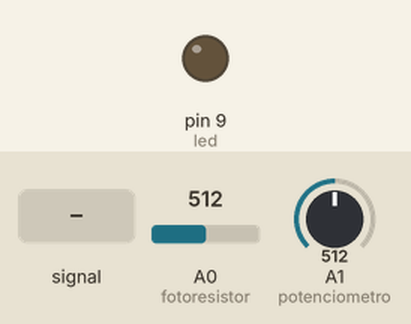
This sketch was run on a simulated Arduino Uno, built with avr-gcc and run on an emulated ATmega328P. Parts: output pins drawn as LEDs (lit = HIGH). Inputs (shaded band) come from the test bench; at power-on: A0 (fotoresistor) = 512, A1 (potenciometro) = 512. What the sketch prints to the serial monitor is not drawn.

Above: at 1.2 s.
1.3 s: A0 (fotoresistor) fed a 200 Hz sine of ±81 counts around its level
4.3 s: A0 (fotoresistor) set to 245
6.7 s: A0 (fotoresistor) set to 900
At 9.4 s:
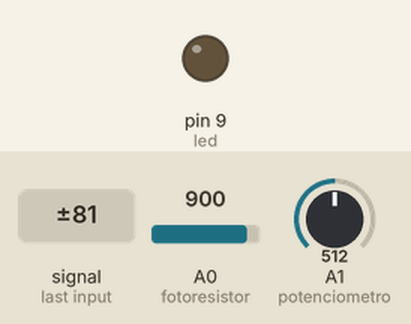
9.7 s: A0 (fotoresistor) set to 362
12.7 s: A0 (fotoresistor) set to 326
At 13.44 s:
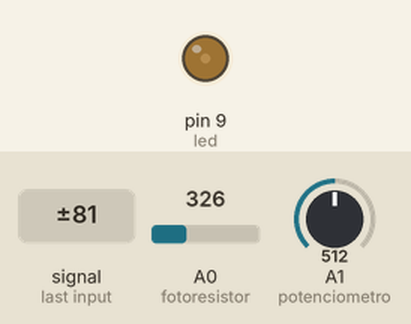
15.7 s: A1 (potenciometro) set to 245
At 18.78 s:
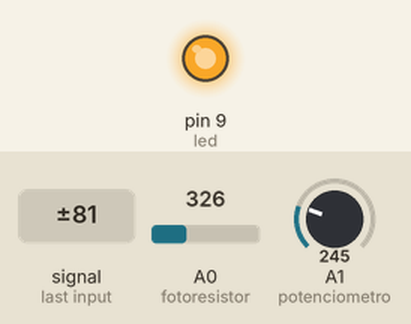
At 19.62 s:
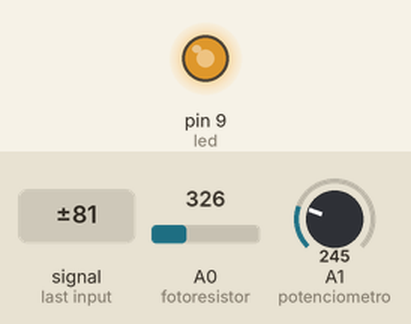
Timing chart, 0 to 19.7 s (numbered marks = the images above; inputs shaded):
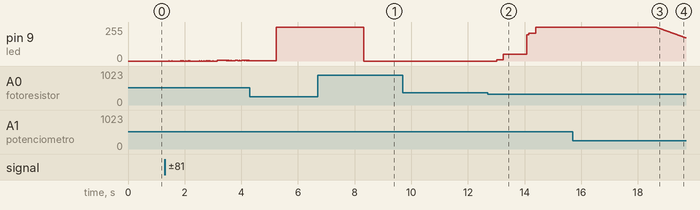

The sketch:

LED_LDR_PI.ino
```cpp
 #define COM_MEDIA_MOVEL
//#define FILTRO_ANALOGICO

double P, I = 0, pi = 0;
double erro;
double pot;
double ldr;
double last, delta;
double led = 9;
double fotoresistor = A0;
double potenciometro = A1;


void setup() {
  Serial.begin(115200);
  pinMode(fotoresistor, INPUT);
  pinMode(potenciometro, INPUT);
  pinMode(led, OUTPUT);
}

void loop() {
  erro = 0;
  pot = 0;
  ldr = 0;

#ifdef COM_MEDIA_MOVEL
  for (int ii = 0; ii < 10; ii++) {
    pot += (double) (analogRead(potenciometro) >> 2) / 10;
    ldr += (double) (analogRead(fotoresistor) >> 2) / 10;
    erro += (pot - ldr) / 10.0;
  }
#endif

#ifdef FILTRO_ANALOGICO
  pot = (analogRead(potenciometro) >> 2);
  ldr = (analogRead(fotoresistor) >> 2);
  erro = pot - ldr;
#endif

  delta = (millis() - last) / 1000.0;
  last = millis();
  P = (erro * 0.3) ;
  I += ((erro * 7) * delta );
  pi = P + I ;


  pi = pi < 0 ? 0 : pi; // se pi<0 ele recebe 0
  pi = pi > 255 ? 255 : pi; // se pi>255 ele recebe 255


  analogWrite(led, pi);

  Serial.print(pot);
  Serial.print(" ");
  Serial.print(ldr);
  Serial.print(" ");
  Serial.print(pi);
  Serial.print(" ");
  Serial.print(erro);
  Serial.print(" ");
  Serial.println(I);


}
```

Measured:
- the behaviour switches between 344 and 343 on A0 (fotoresistor) (found by bisection; images 1 and 2)
- after the input at 6.7 s, pin 9 (led): 255/255 → 0/255 after 1.6 s
- after the input at 15.7 s, pin 9 (led): moves from 255/255 to 173/255 over 1.1 s, starting after 2.9 s
